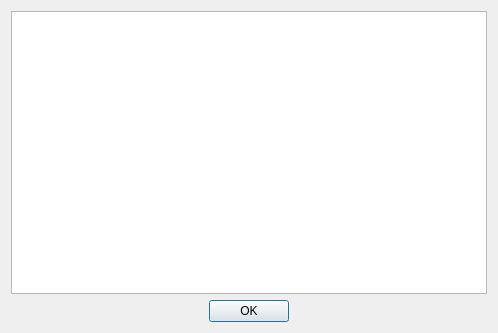
<?xml version="1.0" encoding="UTF-8"?>
<ui version="4.0">
 <class>helpFile</class>
 <widget class="QDialog" name="helpFile">
  <property name="windowModality">
   <enum>Qt::WindowModal</enum>
  </property>
  <property name="geometry">
   <rect>
    <x>0</x>
    <y>0</y>
    <width>498</width>
    <height>333</height>
   </rect>
  </property>
  <property name="windowTitle">
   <string>Ayuda del tema</string>
  </property>
  <property name="modal">
   <bool>false</bool>
  </property>
  <layout class="QGridLayout" name="gridLayout_2">
   <item row="3" column="0">
    <widget class="QDialogButtonBox" name="buttonBox">
     <property name="font">
      <font>
       <family>Arial</family>
      </font>
     </property>
     <property name="autoFillBackground">
      <bool>false</bool>
     </property>
     <property name="orientation">
      <enum>Qt::Horizontal</enum>
     </property>
     <property name="standardButtons">
      <set>QDialogButtonBox::Ok</set>
     </property>
     <property name="centerButtons">
      <bool>true</bool>
     </property>
    </widget>
   </item>
   <item row="1" column="0">
    <layout class="QGridLayout" name="gridLayout_3">
     <item row="0" column="0">
      <widget class="QTextBrowser" name="textBrowser">
       <property name="sizePolicy">
        <sizepolicy hsizetype="Expanding" vsizetype="Expanding">
         <horstretch>0</horstretch>
         <verstretch>0</verstretch>
        </sizepolicy>
       </property>
       <property name="font">
        <font>
         <family>Arial</family>
        </font>
       </property>
       <property name="sizeAdjustPolicy">
        <enum>QAbstractScrollArea::AdjustToContents</enum>
       </property>
       <property name="openLinks">
        <bool>true</bool>
       </property>
      </widget>
     </item>
    </layout>
   </item>
  </layout>
 </widget>
 <resources/>
 <connections>
  <connection>
   <sender>buttonBox</sender>
   <signal>accepted()</signal>
   <receiver>helpFile</receiver>
   <slot>reject()</slot>
   <hints>
    <hint type="sourcelabel">
     <x>248</x>
     <y>254</y>
    </hint>
    <hint type="destinationlabel">
     <x>157</x>
     <y>274</y>
    </hint>
   </hints>
  </connection>
  <connection>
   <sender>buttonBox</sender>
   <signal>rejected()</signal>
   <receiver>helpFile</receiver>
   <slot>reject()</slot>
   <hints>
    <hint type="sourcelabel">
     <x>316</x>
     <y>260</y>
    </hint>
    <hint type="destinationlabel">
     <x>286</x>
     <y>274</y>
    </hint>
   </hints>
  </connection>
 </connections>
</ui>
